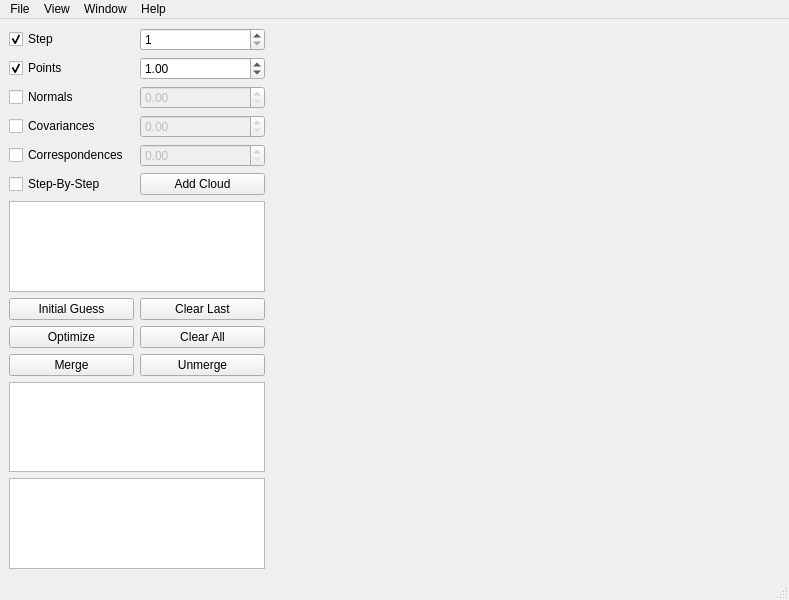
<?xml version="1.0" encoding="UTF-8"?>
<ui version="4.0">
 <class>PWNGuiBaseMainWindow</class>
 <widget class="QMainWindow" name="PWNGuiBaseMainWindow">
  <property name="geometry">
   <rect>
    <x>0</x>
    <y>0</y>
    <width>789</width>
    <height>600</height>
   </rect>
  </property>
  <property name="sizePolicy">
   <sizepolicy hsizetype="Maximum" vsizetype="Maximum">
    <horstretch>0</horstretch>
    <verstretch>0</verstretch>
   </sizepolicy>
  </property>
  <property name="windowTitle">
   <string>PWN Gui</string>
  </property>
  <widget class="QWidget" name="centralwidget">
   <property name="sizePolicy">
    <sizepolicy hsizetype="Maximum" vsizetype="Maximum">
     <horstretch>0</horstretch>
     <verstretch>0</verstretch>
    </sizepolicy>
   </property>
   <property name="maximumSize">
    <size>
     <width>16777215</width>
     <height>16777215</height>
    </size>
   </property>
   <property name="layoutDirection">
    <enum>Qt::LeftToRight</enum>
   </property>
   <layout class="QHBoxLayout" name="horizontalLayout" stretch="0,0">
    <item>
     <layout class="QVBoxLayout" name="verticalLayout">
      <item>
       <layout class="QGridLayout" name="gridLayout">
        <item row="3" column="0">
         <widget class="QCheckBox" name="checkBox_normals">
          <property name="text">
           <string>Normals</string>
          </property>
          <property name="checked">
           <bool>false</bool>
          </property>
         </widget>
        </item>
        <item row="1" column="1">
         <widget class="QSpinBox" name="spinBox_step">
          <property name="enabled">
           <bool>true</bool>
          </property>
          <property name="minimum">
           <number>1</number>
          </property>
         </widget>
        </item>
        <item row="5" column="0">
         <widget class="QCheckBox" name="checkBox_correspondences">
          <property name="enabled">
           <bool>true</bool>
          </property>
          <property name="text">
           <string>Correspondences</string>
          </property>
         </widget>
        </item>
        <item row="1" column="0">
         <widget class="QCheckBox" name="checkBox_step">
          <property name="text">
           <string>Step</string>
          </property>
          <property name="checked">
           <bool>true</bool>
          </property>
         </widget>
        </item>
        <item row="2" column="0">
         <widget class="QCheckBox" name="checkBox_points">
          <property name="text">
           <string>Points</string>
          </property>
          <property name="checked">
           <bool>true</bool>
          </property>
         </widget>
        </item>
        <item row="4" column="0">
         <widget class="QCheckBox" name="checkBox_covariances">
          <property name="enabled">
           <bool>true</bool>
          </property>
          <property name="text">
           <string>Covariances</string>
          </property>
         </widget>
        </item>
        <item row="2" column="1">
         <widget class="QDoubleSpinBox" name="doubleSpinBox_points">
          <property name="enabled">
           <bool>true</bool>
          </property>
          <property name="singleStep">
           <double>0.250000000000000</double>
          </property>
          <property name="value">
           <double>1.000000000000000</double>
          </property>
         </widget>
        </item>
        <item row="3" column="1">
         <widget class="QDoubleSpinBox" name="doubleSpinBox_normals">
          <property name="enabled">
           <bool>false</bool>
          </property>
          <property name="singleStep">
           <double>0.010000000000000</double>
          </property>
         </widget>
        </item>
        <item row="4" column="1">
         <widget class="QDoubleSpinBox" name="doubleSpinBox_covariances">
          <property name="enabled">
           <bool>false</bool>
          </property>
          <property name="singleStep">
           <double>0.010000000000000</double>
          </property>
         </widget>
        </item>
        <item row="5" column="1">
         <widget class="QDoubleSpinBox" name="doubleSpinBox_correspondences">
          <property name="enabled">
           <bool>false</bool>
          </property>
          <property name="singleStep">
           <double>0.250000000000000</double>
          </property>
         </widget>
        </item>
       </layout>
      </item>
      <item>
       <layout class="QHBoxLayout" name="horizontalLayout_3">
        <item>
         <widget class="QCheckBox" name="checkBox_step_by_step">
          <property name="text">
           <string>Step-By-Step</string>
          </property>
         </widget>
        </item>
        <item>
         <widget class="QPushButton" name="pushButton_add_cloud">
          <property name="text">
           <string>Add Cloud</string>
          </property>
         </widget>
        </item>
       </layout>
      </item>
      <item>
       <widget class="QListWidget" name="listWidget"/>
      </item>
      <item>
       <layout class="QGridLayout" name="gridLayout_2">
        <item row="0" column="0">
         <widget class="QPushButton" name="pushButton_initial_guess">
          <property name="text">
           <string>Initial Guess</string>
          </property>
         </widget>
        </item>
        <item row="1" column="0">
         <widget class="QPushButton" name="pushButton_optimize">
          <property name="text">
           <string>Optimize</string>
          </property>
         </widget>
        </item>
        <item row="0" column="1">
         <widget class="QPushButton" name="pushButton_clear_last">
          <property name="text">
           <string>Clear Last</string>
          </property>
         </widget>
        </item>
        <item row="1" column="1">
         <widget class="QPushButton" name="pushButton_clear_all">
          <property name="text">
           <string>Clear All</string>
          </property>
         </widget>
        </item>
        <item row="2" column="1">
         <widget class="QPushButton" name="pushButton_unmerge">
          <property name="text">
           <string>Unmerge</string>
          </property>
         </widget>
        </item>
        <item row="2" column="0">
         <widget class="QPushButton" name="pushButton_merge">
          <property name="text">
           <string>Merge</string>
          </property>
         </widget>
        </item>
       </layout>
      </item>
      <item>
       <widget class="QGraphicsView" name="graphicsView1_2d">
        <property name="sizePolicy">
         <sizepolicy hsizetype="Minimum" vsizetype="Expanding">
          <horstretch>0</horstretch>
          <verstretch>0</verstretch>
         </sizepolicy>
        </property>
       </widget>
      </item>
      <item>
       <widget class="QGraphicsView" name="graphicsView2_2d">
        <property name="sizePolicy">
         <sizepolicy hsizetype="Minimum" vsizetype="Expanding">
          <horstretch>0</horstretch>
          <verstretch>0</verstretch>
         </sizepolicy>
        </property>
       </widget>
      </item>
     </layout>
    </item>
    <item>
     <layout class="QVBoxLayout" name="verticalLayout_2">
      <item>
       <spacer name="horizontalSpacer">
        <property name="orientation">
         <enum>Qt::Horizontal</enum>
        </property>
        <property name="sizeType">
         <enum>QSizePolicy::Expanding</enum>
        </property>
        <property name="sizeHint" stdset="0">
         <size>
          <width>10000</width>
          <height>0</height>
         </size>
        </property>
       </spacer>
      </item>
      <item>
       <widget class="QGLViewer" name="viewer_3d">
        <property name="sizePolicy">
         <sizepolicy hsizetype="Expanding" vsizetype="Expanding">
          <horstretch>0</horstretch>
          <verstretch>0</verstretch>
         </sizepolicy>
        </property>
       </widget>
      </item>
     </layout>
    </item>
   </layout>
  </widget>
  <widget class="QMenuBar" name="menubar">
   <property name="geometry">
    <rect>
     <x>0</x>
     <y>0</y>
     <width>789</width>
     <height>25</height>
    </rect>
   </property>
   <widget class="QMenu" name="menuFile">
    <property name="title">
     <string>File</string>
    </property>
   </widget>
   <widget class="QMenu" name="menuView">
    <property name="title">
     <string>View</string>
    </property>
    <addaction name="separator"/>
   </widget>
   <widget class="QMenu" name="menuHelp">
    <property name="title">
     <string>Help</string>
    </property>
   </widget>
   <widget class="QMenu" name="menuWindow">
    <property name="title">
     <string>Window</string>
    </property>
   </widget>
   <addaction name="menuFile"/>
   <addaction name="menuView"/>
   <addaction name="menuWindow"/>
   <addaction name="menuHelp"/>
  </widget>
  <widget class="QStatusBar" name="statusbar"/>
  <action name="actionQuit">
   <property name="text">
    <string>Quit</string>
   </property>
  </action>
  <action name="actionPoints">
   <property name="text">
    <string>Points</string>
   </property>
  </action>
  <action name="actionNormals">
   <property name="text">
    <string>Normals</string>
   </property>
  </action>
  <action name="actionCovariances">
   <property name="text">
    <string>Covariances</string>
   </property>
  </action>
  <action name="actionCorrespndences">
   <property name="text">
    <string>Correspndences</string>
   </property>
  </action>
  <action name="actionStep">
   <property name="text">
    <string>Step</string>
   </property>
  </action>
  <action name="actionAbout">
   <property name="text">
    <string>About DM Viewer</string>
   </property>
  </action>
  <action name="actionMinimize">
   <property name="text">
    <string>Minimize</string>
   </property>
  </action>
  <action name="actionMaximize">
   <property name="text">
    <string>Maximize</string>
   </property>
  </action>
  <action name="actionQuit_2">
   <property name="text">
    <string>Quit</string>
   </property>
  </action>
  <action name="actionLoad">
   <property name="text">
    <string>Load</string>
   </property>
  </action>
 </widget>
 <customwidgets>
  <customwidget>
   <class>QGLViewer</class>
   <extends>QWidget</extends>
   <header>QGLViewer/qglviewer.h</header>
  </customwidget>
 </customwidgets>
 <resources/>
 <connections>
  <connection>
   <sender>checkBox_step</sender>
   <signal>toggled(bool)</signal>
   <receiver>spinBox_step</receiver>
   <slot>setEnabled(bool)</slot>
   <hints>
    <hint type="sourcelabel">
     <x>87</x>
     <y>51</y>
    </hint>
    <hint type="destinationlabel">
     <x>193</x>
     <y>48</y>
    </hint>
   </hints>
  </connection>
  <connection>
   <sender>checkBox_points</sender>
   <signal>toggled(bool)</signal>
   <receiver>doubleSpinBox_points</receiver>
   <slot>setEnabled(bool)</slot>
   <hints>
    <hint type="sourcelabel">
     <x>92</x>
     <y>76</y>
    </hint>
    <hint type="destinationlabel">
     <x>200</x>
     <y>81</y>
    </hint>
   </hints>
  </connection>
  <connection>
   <sender>checkBox_normals</sender>
   <signal>toggled(bool)</signal>
   <receiver>doubleSpinBox_normals</receiver>
   <slot>setEnabled(bool)</slot>
   <hints>
    <hint type="sourcelabel">
     <x>101</x>
     <y>119</y>
    </hint>
    <hint type="destinationlabel">
     <x>194</x>
     <y>114</y>
    </hint>
   </hints>
  </connection>
  <connection>
   <sender>checkBox_covariances</sender>
   <signal>toggled(bool)</signal>
   <receiver>doubleSpinBox_covariances</receiver>
   <slot>setEnabled(bool)</slot>
   <hints>
    <hint type="sourcelabel">
     <x>45</x>
     <y>155</y>
    </hint>
    <hint type="destinationlabel">
     <x>224</x>
     <y>146</y>
    </hint>
   </hints>
  </connection>
  <connection>
   <sender>checkBox_correspondences</sender>
   <signal>toggled(bool)</signal>
   <receiver>doubleSpinBox_correspondences</receiver>
   <slot>setEnabled(bool)</slot>
   <hints>
    <hint type="sourcelabel">
     <x>94</x>
     <y>180</y>
    </hint>
    <hint type="destinationlabel">
     <x>204</x>
     <y>181</y>
    </hint>
   </hints>
  </connection>
 </connections>
</ui>
